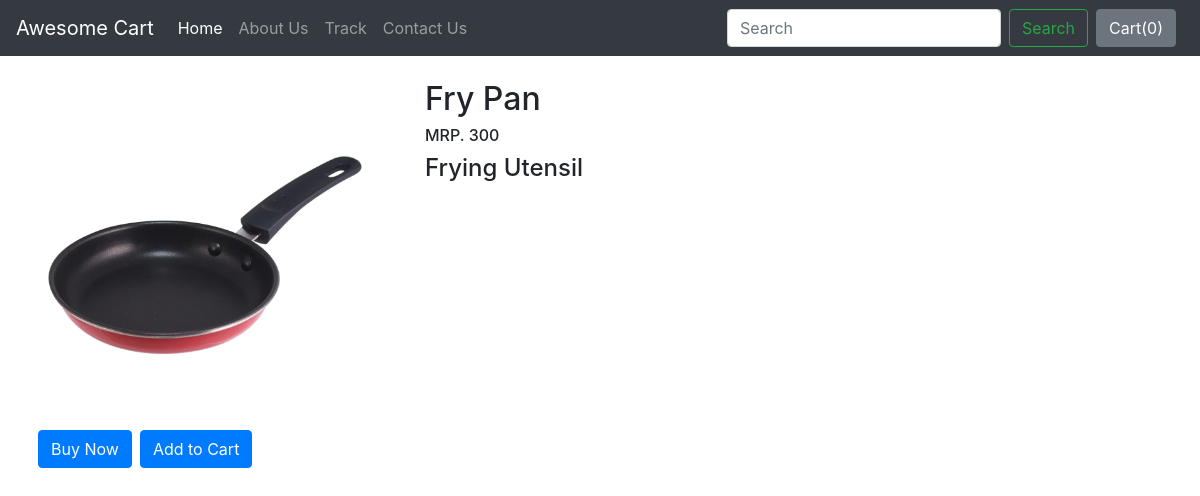
The app's page /shop/productview/11 with its own data.
### shop/models.py (models this page shows)
class product(models.Model):
    product_id=models.AutoField
    product_name=models.CharField(max_length=50)
    category=models.CharField(max_length=50,default="")
    sub_category=models.CharField(max_length=50,default="")
    desc=models.CharField(max_length=300)
    pub_date=models.DateField()
    price=models.IntegerField(default=0)
    image=models.ImageField(upload_to="shop/images",default="")
    def __str__(self):
        return self.product_name

### shop/views.py (the view)
# urls.py: path('productview/<int:myid>', views.productview,name="productview"),
def productview(request,myid):
    product_data = product.objects.filter(id=myid)
    print(product_data)
    param={'products':product_data[0]}
    return render(request,'shop/productview.html',param)

### templates/shop/productview.html (shortened to what this page needs)
{% extends 'shop/basic.html' %}
{%block body %}
<div class="container mt-4">
    <div class="row">
        <div class="col-md-4">
            <div class="row">
                <img src="/media/{{products.image}}" width="350px">
            </div>
            <div class="row">
                <button class="btn btn-primary mx-2">Buy Now</button>
                <button class="btn btn-primary">Add to Cart</button>
            </div>
        </div>
        <div class="col-md-8">
            <h2>{{products.product_name}}</h2>
            <h6>MRP. {{products.price}}</h6>
            <h4>{{products.desc}}</h4>
        </div>
    </div>
</div>
{%endblock%}

### records on screen
product: image (picture), product_name "Fry Pan", price "300", desc "Frying Utensil"
